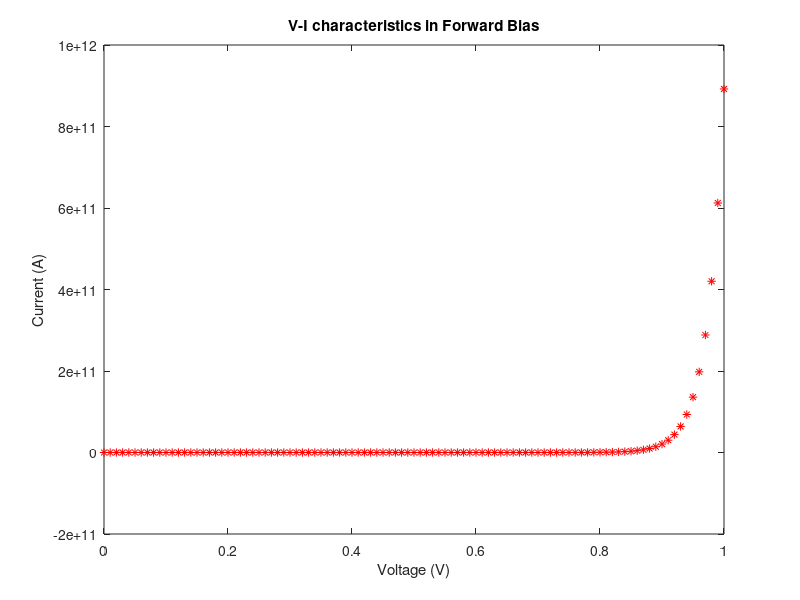

Write MATLAB code to recreate this figure.
%Photodiode VI Characteristics
I_sat = 40e-6;
q = 1.6e-19;
Va = 0:0.01:1;
kB = 1.38e-23; %J/K
T = 273 + 35; %Degree Kelvin
Responsivity = 0.54; %A/W
P_in = 1e-3;
%write your equations below.

Va = 0:0.01:1;
Ip = Responsivity*P_in;
itot = (I_sat*(exp((q.*Va)/(kB*T))-1))-Ip;

plot(Va, itot,'r*')
xlabel('Voltage (V)');
ylabel('Current (A)');
title('V-I characteristics in Forward Bias')
